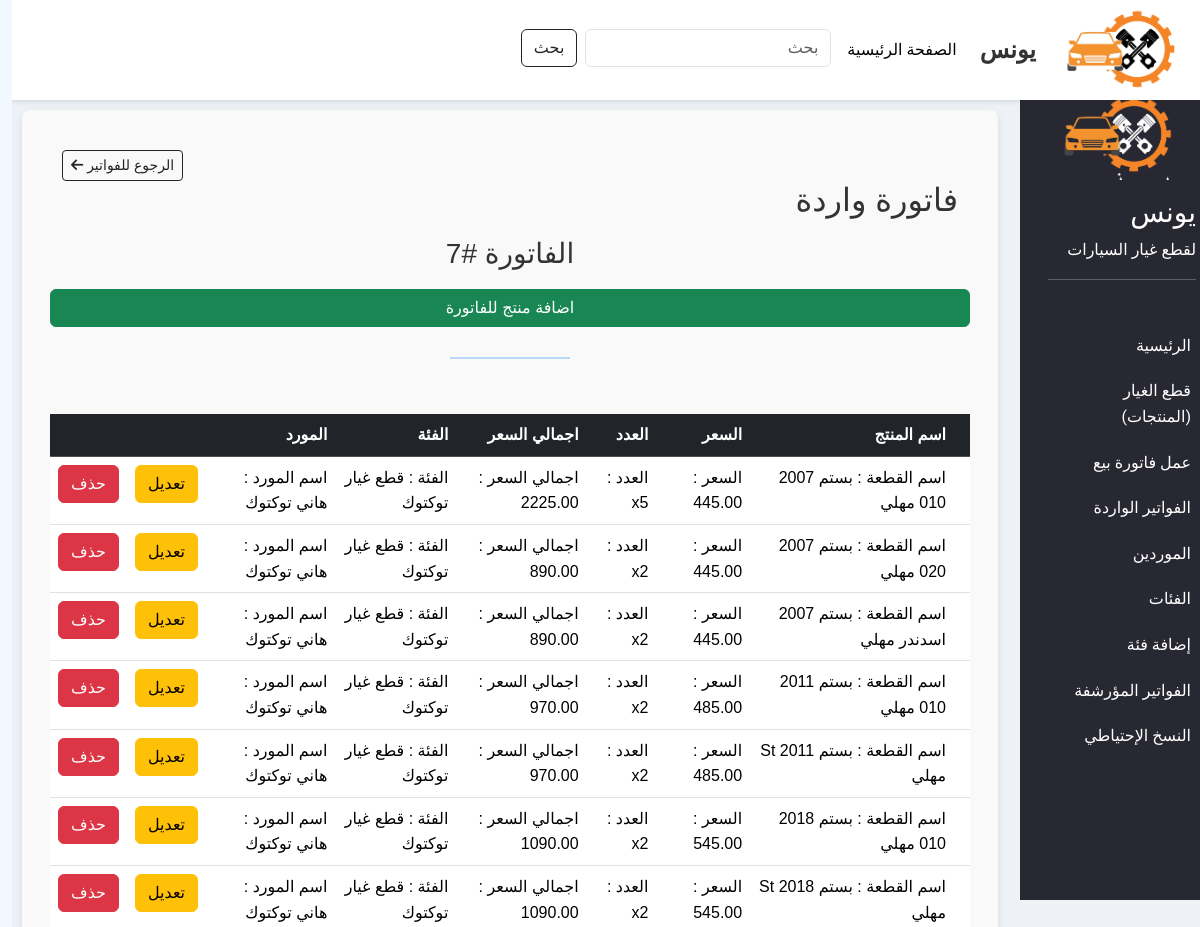
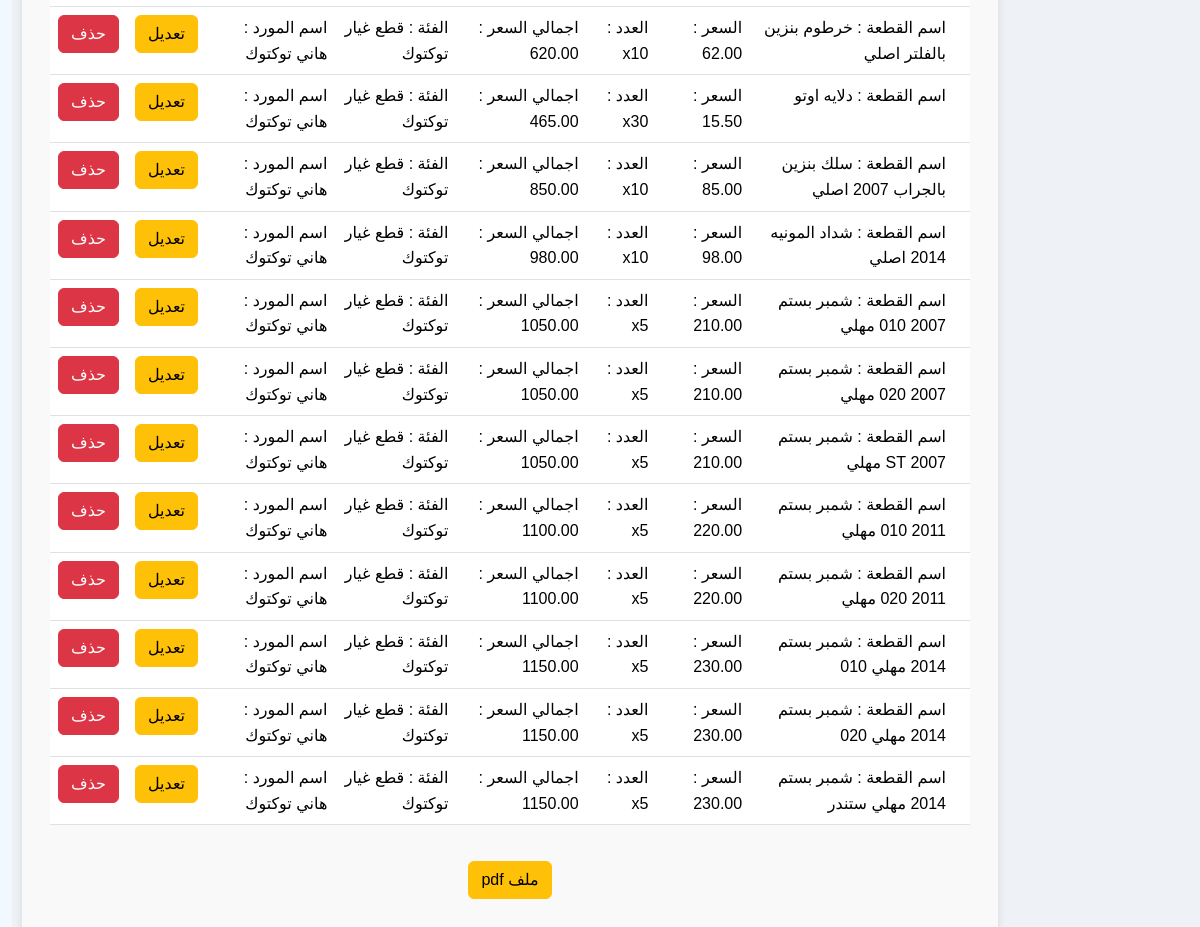
Screenshot of /income-bills/7/ with the database file from the repository (2 pictures, top to bottom).
### CSP_app/models.py (models this page shows, shortened)
class IncomeBill(models.Model):
    title = models.CharField(max_length=100)
    supplier = models.ForeignKey(Supplier, on_delete=models.CASCADE, related_name='income_bills')
    description = models.TextField()
    amount = models.DecimalField(max_digits=10, decimal_places=2, default=0)
    date = models.DateField(null=True, blank=True)
    created_at = models.DateTimeField(auto_now_add=True)

class IncomeBillItem(models.Model):
    income_bill = models.ForeignKey(IncomeBill, on_delete=models.CASCADE, related_name='items')
    spare_part = models.ForeignKey(SparePart, on_delete=models.CASCADE, related_name='income_bill_items')
    name = models.CharField(max_length=100 , blank=True, null=True)
    description = models.TextField(blank=True, null=True)
    price = models.DecimalField(max_digits=10, decimal_places=2 , default=0)
    category = models.ForeignKey(Category, on_delete=models.CASCADE, related_name='income_bill_items', null=True, blank=True)
    quantity = models.PositiveIntegerField(default=1)
    total_price = models.DecimalField(max_digits=10, decimal_places=2 , default=0)

class SparePart(models.Model):
    name = models.CharField(max_length=100)
    qr_code = models.ImageField(upload_to='qr_codes', blank=True)
    qr_pdf = models.FileField(upload_to='qr_pdfs', blank=True)
    description = models.TextField(blank=True, null=True)
    price = models.DecimalField(max_digits=10, decimal_places=2)
    income_bill = models.ForeignKey(IncomeBill, on_delete=models.SET_NULL , related_name='spare_parts', null=True, blank=True)
    stock_quantity = models.PositiveIntegerField(default=0)
    category = models.ForeignKey(Category, on_delete=models.CASCADE, related_name='spare_parts')
    supplier = models.ForeignKey(Supplier, on_delete=models.CASCADE, related_name='spare_parts')
    is_available = models.BooleanField(default=True)
    date = models.DateField(null=True, blank=True)
    created_at = models.DateTimeField(auto_now_add=True)

class Category(models.Model):
    name = models.CharField(max_length=100)
    created = models.DateTimeField(auto_now_add=True)

class Supplier(models.Model):
    name = models.CharField(max_length=100)
    address = models.CharField(max_length=200)
    phone = models.CharField(max_length=20)
    created_at = models.DateTimeField(auto_now_add=True, null=True)

### CSP_app/views.py (the view)
# urls.py: path('income-bills/<int:pk>/', views.income_bill_item, name='income_bill_item'),
def income_bill_item(request, pk):
    income_bill = get_object_or_404(IncomeBill, id=pk)
    return render(request, 'income_bill_item.html', {'income_bill': income_bill})

### CSP_app/templatetags/custom_filters.py (called while the page is built)
@register.filter
def multiply(value, arg):
    return value * arg

### templates/income_bill_item.html (shortened to what this page needs)
{% extends 'base.html' %}
{% block content %}
{% load custom_filters %}
<div class="col-lg-10">
    <div class="content">
        <div class="row" style="padding: 20px;">
            <div class="d-grid gap-2 d-md-flex justify-content-md-end">
                <a href="{% url 'income_bills' %}" class="btn btn-sm btn-outline-dark">الرجوع للفواتير <i class="fa-solid fa-arrow-left"></i></a>
            </div>
            <h2>فاتورة واردة</h2>
            <div class="header-text">
                <h3>الفاتورة #{{ income_bill.id }}</h3>
            </div>
            <br>
            <a class="btn btn-success" href="{% url 'add_product' income_bill.id %}">اضافة منتج للفاتورة</a>
        </div>
            <hr class="custom-hr">
            <br>
        <div class="row" style="padding: 20px;">
            <table class="table table-hover">
                <thead>
                    <tr class="table-dark">
                    <th scope="col"></th>
                    <th scope="col">اسم المنتج</th>
                    <th scope="col">السعر</th>
                    <th scope="col">العدد</th>
                    <th scope="col">اجمالي السعر</th>
                    <th scope="col">الفئة</th>
                    <th scope="col">المورد</th>
                    <th scope="col">&nbsp;</th>
                    <th scope="col">&nbsp;</th>
                    </tr>
                </thead>
                <tbody>
                    {% for item in income_bill.items.all %}
                    <tr>
                        <th scope="col"></th>
                        <td>اسم القطعة : {{ item.spare_part.name }}</td>
                        <td>السعر  : {{ item.price }}</td>
                        <td>العدد  : x{{ item.quantity }}</td>
                        <td>اجمالي السعر  : {{ item.quantity|multiply:item.price }}</td>
                        <td>الفئة : {{ item.spare_part.category.name }}</td>
                        <td>اسم المورد : {{ item.spare_part.supplier.name }}</td>
                        <td><a href="{% url 'edit_income_bill_item' item.id %}" class="btn btn-warning">تعديل</a></td>
                        <td><button class="btn btn-danger" data-bs-toggle="modal" data-bs-target="#deleteModal">حذف</button></td>
                    </tr>
                    {% endfor %}
                </tbody>
            </table>
            <div class="d-flex justify-content-center">
                <a style="margin: 20px;" href="{% url 'generate_income_invoice_pdf' income_bill.id %}" class="btn btn-warning" target="_blank">ملف pdf</a>
            </div>
        </div>
    </div>
</div>
{% endblock %}

### static/css/style.css (style rules this page uses)
* { margin: 0; padding: 0; }
html, body { height: 100%; width: 100%; font-family: "Alexandria", sans-serif; font-size: 16px; line-height: 1.6; background-color: rgb(242, 248, 255); color: #333; }
.content { margin: 10px; height: 100%; background-color: rgb(255, 255, 255); }

### templates/income_bill_item.html (style rules this page uses)
.header-text { font-size: 28px; font-weight: bold; text-align: center; padding: 10px 0; color: #333; }
.custom-hr { width: 120px; height: 2px; background-color: #007bff; border: none; margin: 10px auto; }
.content { background: #f9f9f9; padding: 20px; border-radius: 8px; box-shadow: 0 4px 8px rgba(0, 0, 0, 0.1); font-family:Verdana, Geneva, Tahoma, sans-serif, sans-serif; }
body { background: #eef2f7; }

### rows the page displays
IncomeBill: id "7"
IncomeBillItem: spare_part.name "بستم 2007 010 مهلي", price "445.00", quantity "5", quantity|multiply "2225.00", spare_part.category.name "قطع غيار توكتوك", spare_part.supplier.name "هاني توكتوك"
IncomeBillItem: spare_part.name "بستم 2007 020 مهلي", price "445.00", quantity "2", quantity|multiply "890.00", spare_part.category.name "قطع غيار توكتوك", spare_part.supplier.name "هاني توكتوك"
IncomeBillItem: spare_part.name "بستم 2007 اسدندر مهلي", price "445.00", quantity "2", quantity|multiply "890.00", spare_part.category.name "قطع غيار توكتوك", spare_part.supplier.name "هاني توكتوك"
IncomeBillItem: spare_part.name "بستم 2011 010 مهلي", price "485.00", quantity "2", quantity|multiply "970.00", spare_part.category.name "قطع غيار توكتوك", spare_part.supplier.name "هاني توكتوك"
IncomeBillItem: spare_part.name "بستم 2011 St مهلي", price "485.00", quantity "2", quantity|multiply "970.00", spare_part.category.name "قطع غيار توكتوك", spare_part.supplier.name "هاني توكتوك"
IncomeBillItem: spare_part.name "بستم 2018 010 مهلي", price "545.00", quantity "2", quantity|multiply "1090.00", spare_part.category.name "قطع غيار توكتوك", spare_part.supplier.name "هاني توكتوك"
IncomeBillItem: spare_part.name "بستم 2018 St مهلي", price "545.00", quantity "2", quantity|multiply "1090.00", spare_part.category.name "قطع غيار توكتوك", spare_part.supplier.name "هاني توكتوك"
IncomeBillItem: spare_part.name "خرطوم بنزين بالفلتر اصلي", price "62.00", quantity "10", quantity|multiply "620.00", spare_part.category.name "قطع غيار توكتوك", spare_part.supplier.name "هاني توكتوك"
IncomeBillItem: spare_part.name "دلایه اوتو", price "15.50", quantity "30", quantity|multiply "465.00", spare_part.category.name "قطع غيار توكتوك", spare_part.supplier.name "هاني توكتوك"
IncomeBillItem: spare_part.name "سلك بنزين بالجراب 2007 اصلي", price "85.00", quantity "10", quantity|multiply "850.00", spare_part.category.name "قطع غيار توكتوك", spare_part.supplier.name "هاني توكتوك"
IncomeBillItem: spare_part.name "شداد المونيه 2014 اصلي", price "98.00", quantity "10", quantity|multiply "980.00", spare_part.category.name "قطع غيار توكتوك", spare_part.supplier.name "هاني توكتوك"
IncomeBillItem: spare_part.name "شمبر بستم 2007 010 مهلي", price "210.00", quantity "5", quantity|multiply "1050.00", spare_part.category.name "قطع غيار توكتوك", spare_part.supplier.name "هاني توكتوك"
IncomeBillItem: spare_part.name "شمبر بستم 2007 020 مهلي", price "210.00", quantity "5", quantity|multiply "1050.00", spare_part.category.name "قطع غيار توكتوك", spare_part.supplier.name "هاني توكتوك"
IncomeBillItem: spare_part.name "شمبر بستم 2007 ST مهلي", price "210.00", quantity "5", quantity|multiply "1050.00", spare_part.category.name "قطع غيار توكتوك", spare_part.supplier.name "هاني توكتوك"
IncomeBillItem: spare_part.name "شمبر بستم 2011 010 مهلي", price "220.00", quantity "5", quantity|multiply "1100.00", spare_part.category.name "قطع غيار توكتوك", spare_part.supplier.name "هاني توكتوك"
IncomeBillItem: spare_part.name "شمبر بستم 2011 020 مهلي", price "220.00", quantity "5", quantity|multiply "1100.00", spare_part.category.name "قطع غيار توكتوك", spare_part.supplier.name "هاني توكتوك"
IncomeBillItem: spare_part.name "شمبر بستم 2014 مهلي 010", price "230.00", quantity "5", quantity|multiply "1150.00", spare_part.category.name "قطع غيار توكتوك", spare_part.supplier.name "هاني توكتوك"
IncomeBillItem: spare_part.name "شمبر بستم 2014 مهلي 020", price "230.00", quantity "5", quantity|multiply "1150.00", spare_part.category.name "قطع غيار توكتوك", spare_part.supplier.name "هاني توكتوك"
IncomeBillItem: spare_part.name "شمبر بستم 2014 مهلي ستندر", price "230.00", quantity "5", quantity|multiply "1150.00", spare_part.category.name "قطع غيار توكتوك", spare_part.supplier.name "هاني توكتوك"
